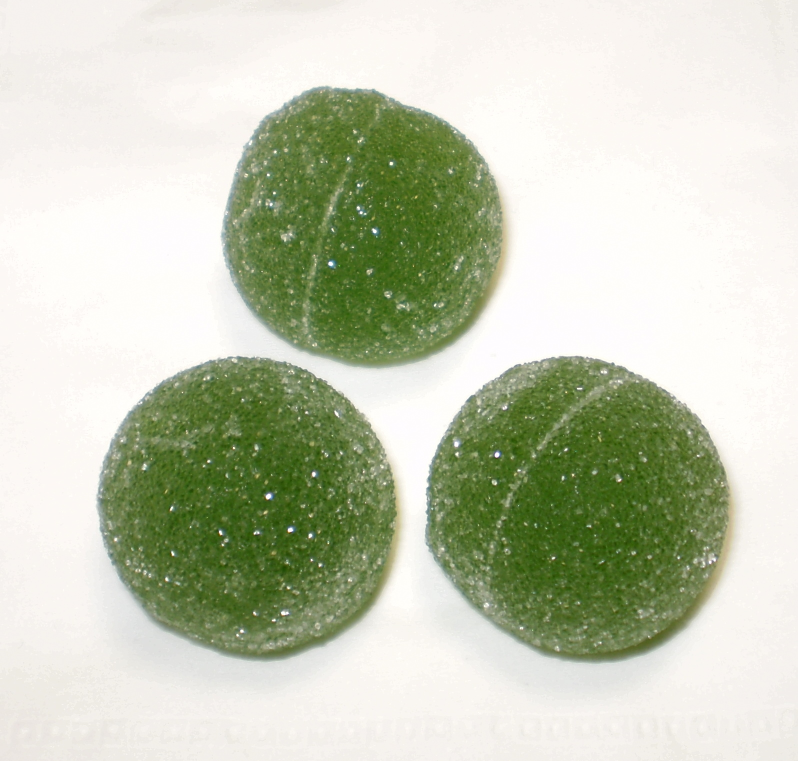
#> input picture Tests/Green_balls.jpg, 1595 x 1522 px (shown at 1/2 size); its folder holds only this picture in this run
$ python -i test.py   (imports and definitions only)   (Python 2 division)
#> lines starting #> are read from the running program, lines starting #| are printed output that depends on the picture; after the words box and inside, x2 and y2 are one past the last pixel; in counts of white or black regions, pixels touching at a corner belong together
#> further down, picture is the input picture: shape (1522, 1595, 3); mean B, G, R 181, 202.8, 196.5
import pyrealsense2 as rs
from collections import deque
import numpy as np
import cv2
from Image_Handler import Image_Handler
import sys
sys.path.append('../')
from Hardware.mainboard import *
from Hardware.Motor import *
from time import sleep
import threading
import ctypes

def terminate_thread(thread):
    """Terminates a python thread from another thread.

    :param thread: a threading.Thread instance
    """
    if not thread.isAlive():
        return

    exc = ctypes.py_object(SystemExit)
    res = ctypes.pythonapi.PyThreadState_SetAsyncExc(
        ctypes.c_long(thread.ident), exc)
    if res == 0:
        raise ValueError("nonexistent thread id")
    elif res > 1:
        # """if it returns a number greater than one, you're in trouble,
        # and you should call it again with exc=NULL to revert the effect"""
        ctypes.pythonapi.PyThreadState_SetAsyncExc(thread.ident, None)
        raise SystemError("PyThreadState_SetAsyncExc failed")

positions=None
def click(event, x, y, flags, param):
        global positions
	if event == cv2.EVENT_LBUTTONDOWN:
		positions = (x, y)


# Configure depth and color streams
# [1 line that did not run here, left out]
# [1 line that did not run here, left out]
# [7 lines not run here, left out]


greenLower = (60,100,100)
greenUpper = (90, 200, 160)

greenLower = (25,110,56)
greenUpper = (90,255,146)
#greenLower = (40,100,40)
#greenUpper = (90,255,255)
def UpdateLower_Upper():
	global greenLower,greenUpper
        while True:
                print('Enter values to print')
		x = input()
                print(type(x),x)
                numbers = [int(j) for j in x]
                greenLower=np.array(numbers[0:3])
                greenUpper=np.array(numbers[3:6] )
		print(x)
def LocateBallCenter(frame):
        global greenLower,greenUpper
	# color space
	hsv = cv2.cvtColor(frame, cv2.COLOR_BGR2HSV)
#> hsv: shape (1522, 1595, 3); mean H, S, V 31.7, 47.9, 204.6

	mask = cv2.inRange(hsv, greenLower, greenUpper)
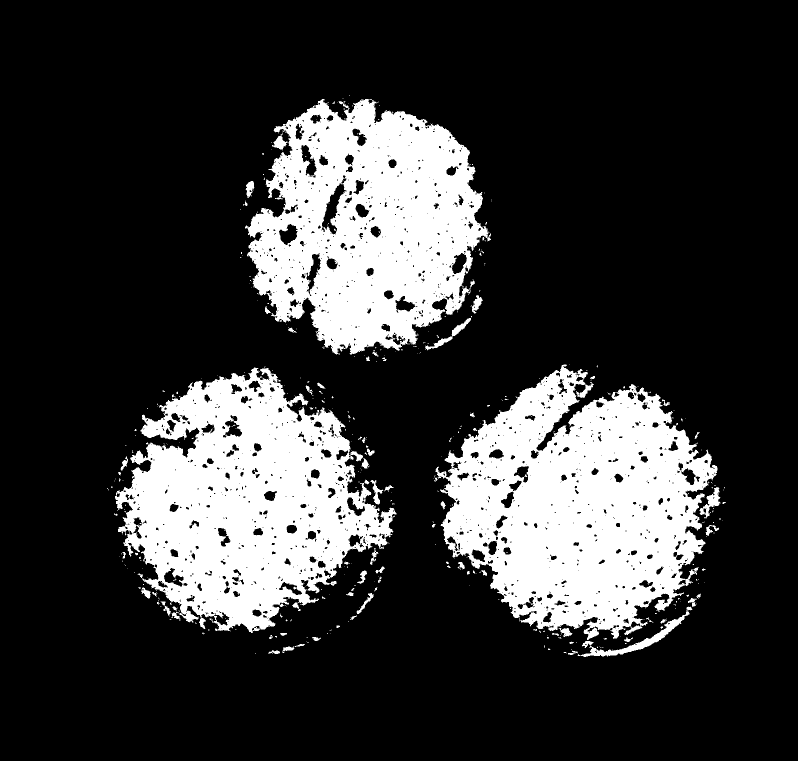
#> mask: shape (1522, 1595) (shown at 1/2 size); 21.6% white; 514 white regions (434 under 20 px), largest, box (x1, y1, x2, y2) and area: (871, 728, 1435, 1280) 185739, (230, 735, 793, 1266) 167319, (490, 198, 982, 709) 159332
        #mask = cv2.inRange(hsv, (36, 0, 0), (70, 255,255))

	## slice the green
	imask = mask>0
	green = np.zeros_like(frame, np.uint8)
	green[imask] = frame[imask]
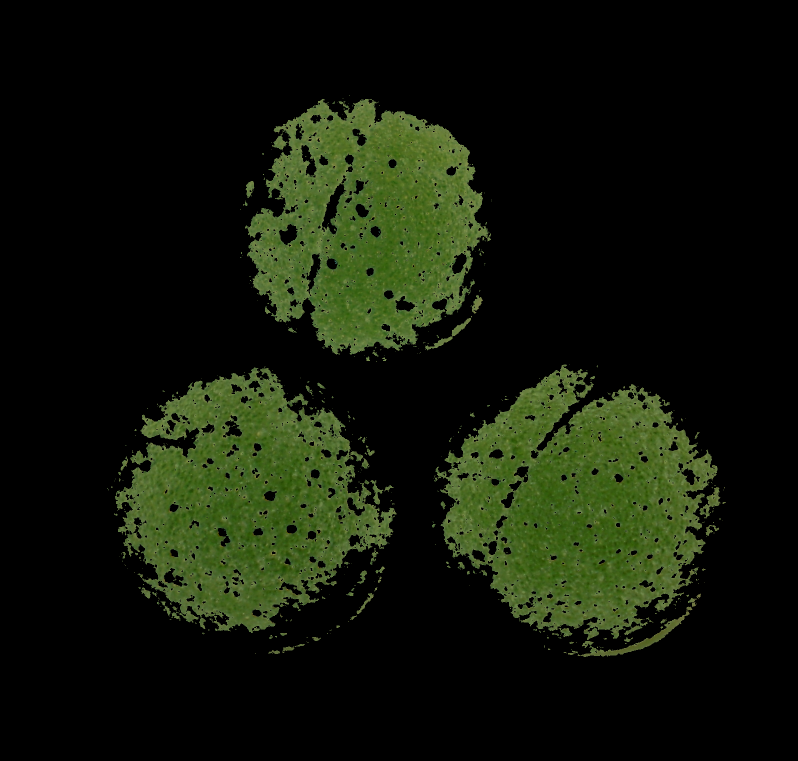
#> green: shape (1522, 1595, 3) (shown at 1/2 size); mean B, G, R 9.2, 23.4, 17.2

	## save
	#cv2.imwrite("green.png", green)
        return green,hsv
	mask = cv2.erode(mask, None, iterations=1)
	mask = cv2.dilate(mask, None, iterations=1)

	# find contours in the mask and initialize the current
	# (x, y) center of the ball
	cnts = cv2.findContours(mask.copy(), cv2.RETR_EXTERNAL,
				cv2.CHAIN_APPROX_SIMPLE)[-2]
	center = None
	lenq = 10 # Maximum number of center points stored in memory

	pts = deque(maxlen=lenq)

	#only proceed if at least one contour was found
	if len(cnts) > 0:

	    #print(len(cnts))
	    # find the largest contour in the mask, then use
	    # it to compute the minimum enclosing circle and
	    # centroid
	    c = max(cnts, key=cv2.contourArea)
	    ((x, y), radius) = cv2.minEnclosingCircle(c)
	    M = cv2.moments(c)
	    # only proceed if the radius meets a minimum size
	    if radius > 7:
		center = (int(M["m10"] / M["m00"]), int(M["m01"] / M["m00"]))
	return center
# [39 lines not run here, left out]

>>> import cv2
>>> picture = cv2.imread('Green_balls.jpg')
>>> result = LocateBallCenter(picture)
